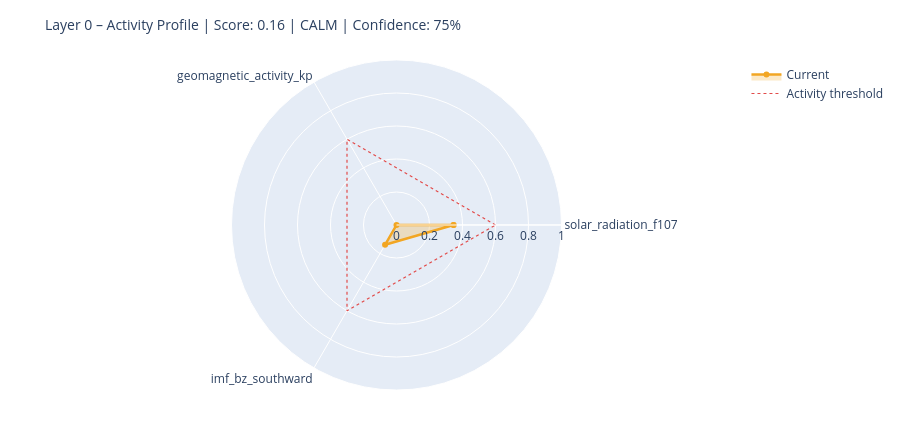

The code cell stored with this chart in its notebook:
### Markdown cell above
---
## 6. State Assessment & Handoff to Layer 1

### Code cell
# ============================================================
# STEP 1 – Collect raw values with source modes
# Mode: 'primary' | 'fallback_3h' | 'last_valid' | 'missing'
# ============================================================

def safe_last(df, col):
    if df is None or col not in df.columns: return None
    s = df[col].dropna()
    return float(s.iloc[-1]) if not s.empty else None

f107_now = safe_last(df_f107, 'f10.7')
bz_now   = safe_last(df_mag,  'bz_gsm')
kp_now   = safe_last(df_kp,   'kp')
sw_now   = safe_last(df_sw,   'speed')

source_modes = {
    'F10.7':    'primary'  if f107_now is not None else 'missing',
    'Kp':       'primary'  if kp_now   is not None else 'missing',
    'IMF_Bz':   'primary'  if bz_now   is not None else 'missing',
    'SW_speed': 'primary'  if sw_now   is not None else 'missing',
}

# Kp Fallback – 3h endpoint
if kp_now is None:
    try:
        r = requests.get(
            'https://services.swpc.noaa.gov/json/noaa-planetary-k-index.json',
            timeout=10)
        r.raise_for_status()
        fb = pd.DataFrame(r.json())
        tc = next((c for c in fb.columns if 'time' in c.lower()), fb.columns[0])
        kc = next((c for c in fb.columns if 'kp' in c.lower() and c != tc), None)
        if kc:
            fb[kc] = fb[kc].astype(str).str.extract(r'([0-9]+(?:\.[0-9]*)?)')[0]
            fb[kc] = pd.to_numeric(fb[kc], errors='coerce')
            fb = fb[fb[kc] >= 0].dropna(subset=[kc])
            if not fb.empty:
                kp_now = float(fb[kc].iloc[-1])
                source_modes['Kp'] = 'fallback_3h'
                print(f'  Kp fallback (3h): {kp_now:.1f}')
    except Exception as e:
        print(f'  Kp fallback failed: {e}')

# Solar Wind Fallback – last valid value
if sw_now is None and df_sw is not None and 'speed' in df_sw.columns:
    s = df_sw['speed'].dropna()
    if not s.empty:
        sw_now = float(s.iloc[-1])
        source_modes['SW_speed'] = 'last_valid'
        print(f'  SW fallback (last_valid): {sw_now:.0f} km/s')

print()
print('Source modes:', source_modes)

# ============================================================
# STEP 2 – Score from available components only
# ============================================================

def norm(v, lo, hi):
    if v is None: return None
    return max(0.0, min(1.0, (v - lo) / (hi - lo)))

COMPONENTS = {
    'solar_radiation_f107':    (f107_now, norm(f107_now, 60, 250)),
    'geomagnetic_activity_kp': (kp_now,   norm(kp_now,   0,   9)),
    'imf_bz_southward':        (bz_now,   norm(-(bz_now or 0) if bz_now else None, -5, 30)
                                           if bz_now is not None else None),
    'solar_wind_speed':        (sw_now,   norm(sw_now, 300, 800)),
}

available   = {k: v[1] for k, v in COMPONENTS.items() if v[1] is not None}
unavailable = [k for k, v in COMPONENTS.items() if v[1] is None]

layer0_score = round(sum(available.values()) / len(available), 4) if available else None
confidence   = round(len(available) / len(COMPONENTS), 2)

level = ('unknown'  if layer0_score is None
         else 'calm'     if layer0_score < 0.3
         else 'moderate' if layer0_score < 0.6
         else 'active')

# ============================================================
# STEP 3 – Dominant Driver
# ============================================================

def dominant_driver(kp, f107, bz, sw):
    candidates = []
    if kp   is not None and kp   >= 4:   candidates.append(('geomagnetic',    kp / 9))
    if sw   is not None and sw   >= 500:  candidates.append(('solar_wind',     sw / 800))
    if bz   is not None and bz   <= -5:   candidates.append(('imf_southward',  abs(bz) / 30))
    if f107 is not None and f107 >= 150:  candidates.append(('solar_radiation',f107 / 250))
    return max(candidates, key=lambda x: x[1])[0] if candidates else 'none'

driver = dominant_driver(kp_now, f107_now, bz_now, sw_now)

# ============================================================
# STEP 4 – Downstream expectations
# ============================================================

def downstream_expectation(driver, score, kp, bz, f107):
    exp = {
        'magnetosphere':        'calm',
        'ionosphere':           'calm',
        'schumann_resonance':   'unchanged',
        'lithosphere_currents': 'low',
    }
    if driver == 'geomagnetic' or (kp and kp >= 5):
        exp['magnetosphere']        = 'compressed / storm'
        exp['ionosphere']           = 'elevated disturbance (TEC variability)'
        exp['schumann_resonance']   = 'elevated amplitude possible'
        exp['lithosphere_currents'] = 'elevated induction currents'
    elif driver == 'imf_southward' or (bz and bz <= -5):
        exp['magnetosphere']        = 'energy coupling active'
        exp['ionosphere']           = 'elevated electron density possible'
        exp['schumann_resonance']   = 'slight modulation possible'
    elif driver == 'solar_radiation' or (f107 and f107 >= 150):
        exp['ionosphere']           = 'elevated ionization (F-layer)'
        exp['schumann_resonance']   = 'slightly elevated background activity'
    return exp

downstream = downstream_expectation(driver, layer0_score, kp_now, bz_now, f107_now)

# ============================================================
# CONSOLE OUTPUT
# ============================================================

W = 58
print('=' * W)
print('LAYER 0 – STATE ASSESSMENT')
print('=' * W)
for name, (raw_v, score_v) in COMPONENTS.items():
    if score_v is not None:
        bar = '█' * int(score_v * 20) + '░' * (20 - int(score_v * 20))
        print(f'  {name:<35}  {bar}  {score_v:.2f}')
    else:
        print(f'  {name:<35}  {"─" * 20}  n/a')
print('-' * W)
print(f'  Score ({len(available)}/{len(COMPONENTS)} components):  {layer0_score:.3f}')
print(f'  Confidence:         {confidence:.0%}')
print(f'  Level:              {level.upper()}')
print(f'  Dominant Driver:    {driver}')

# Radar chart
cats = list(available.keys())
vals = list(available.values())
if len(cats) >= 3:
    fig = go.Figure()
    fig.add_trace(go.Scatterpolar(
        r=vals + [vals[0]], theta=cats + [cats[0]],
        fill='toself', fillcolor='rgba(242,166,35,0.25)',
        line=dict(color='#F2A623', width=2.5), name='Current'
    ))
    fig.add_trace(go.Scatterpolar(
        r=[0.6] * (len(cats) + 1), theta=cats + [cats[0]],
        line=dict(color='#E24B4A', dash='dot', width=1.2),
        mode='lines', name='Activity threshold'
    ))
    fig.update_layout(
        title=dict(text=f'Layer 0 – Activity Profile | Score: {layer0_score:.2f} | {level.upper()} | Confidence: {confidence:.0%}',
                   font=dict(size=14)),
        polar=dict(radialaxis=dict(visible=True, range=[0, 1])),
        height=430, showlegend=True,
        margin=dict(l=60, r=60, t=60, b=40)
    )
    fig.show()

### Figure 1 — Plotly figure (JSON) as saved in the notebook; plotly's stock layout.template omitted (floating-point values rounded to 4 significant figures)
{"data": [{"fill": "toself", "fillcolor": "rgba(242,166,35,0.25)", "line": {"color": "#F2A623", "width": 2.5}, "name": "Current", "r": [0.3457, 0.0, 0.1386, 0.3457], "theta": ["solar_radiation_f107", "geomagnetic_activity_kp", "imf_bz_southward", "solar_radiation_f107"], "type": "scatterpolar"}, {"line": {"color": "#E24B4A", "dash": "dot", "width": 1.2}, "mode": "lines", "name": "Activity threshold", "r": [0.6, 0.6, 0.6, 0.6], "theta": ["solar_radiation_f107", "geomagnetic_activity_kp", "imf_bz_southward", "solar_radiation_f107"], "type": "scatterpolar"}], "layout": {"height": 430, "margin": {"b": 40, "l": 60, "r": 60, "t": 60}, "polar": {"radialaxis": {"range": [0, 1], "visible": true}}, "showlegend": true, "title": {"font": {"size": 14}, "text": "Layer 0 – Activity Profile | Score: 0.16 | CALM | Confidence: 75%"}}}
